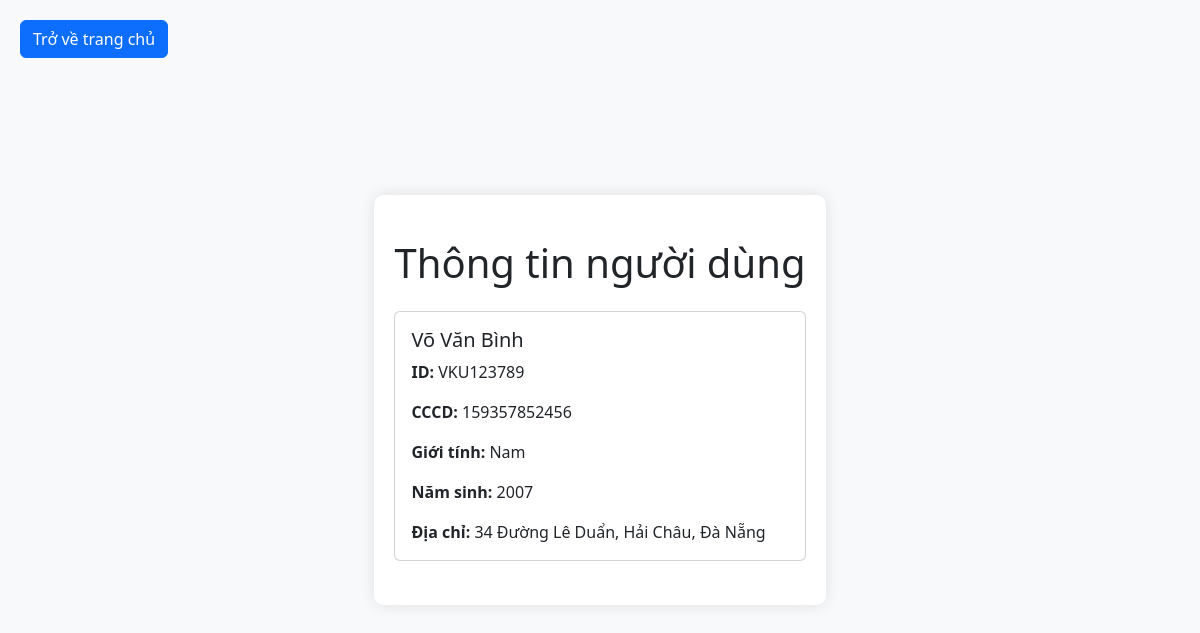
Screenshot of /view.php?id=VKU123789 with the database file from the repository.
### tables this page shows
CREATE TABLE `user` (
  `id` varchar(255) NOT NULL,
  `cccd` varchar(20) NOT NULL,
  `hovaten` varchar(255) NOT NULL,
  `namsinh` year NOT NULL,
  `diachi` text,
  `gioitinh` varchar(5) NOT NULL
);

### view.php (the view, shortened to what this page needs)
<!DOCTYPE html>
<html lang="en">
<head>
    <link href="https://cdn.jsdelivr.net/npm/bootstrap@5.3.3/dist/css/bootstrap.min.css" rel="stylesheet">
    <link rel="stylesheet" href="css/view.css">
</head>
<body>
    <a href="index.php" class="btn btn-primary return-home">Trở về trang chủ</a>
    <?php
    require "connectDB.php";
    $id = isset($_GET['id']) ? $_GET['id'] : 0;
    $sql = "SELECT `id`, `cccd`, `hovaten`, `namsinh`, `diachi`, `gioitinh` FROM `user` WHERE id = :id";
    $stmt = $pdo->prepare($sql);
    $stmt->bindParam(':id', $id);
    $stmt->execute();
    ?>
    <div class="center-block">
        <h1 class="my-4 text-center">Thông tin người dùng</h1>
        <?php
        if ($stmt->rowCount() > 0) {
            while ($row = $stmt->fetch(PDO::FETCH_ASSOC)) {
                echo '<div class="card mb-4">';
                echo '<div class="card-body">';
                echo '<h5 class="card-title">' . htmlspecialchars($row['hovaten']) . '</h5>';
                echo '<p class="card-text"><strong>ID:</strong> ' . htmlspecialchars($row['id']) . '</p>';
                echo '<p class="card-text"><strong>CCCD:</strong> ' . htmlspecialchars($row['cccd']) . '</p>';
                echo '<p class="card-text"><strong>Giới tính:</strong> ' . htmlspecialchars($row['gioitinh']) . '</p>';
                echo '<p class="card-text"><strong>Năm sinh:</strong> ' . htmlspecialchars($row['namsinh']) . '</p>';
                echo '<p class="card-text"><strong>Địa chỉ:</strong> ' . htmlspecialchars($row['diachi']) . '</p>';
                echo '</div>';
                echo '</div>';
            }
        } else {
            echo '<p>Không tìm thấy người dùng với ID này.</p>';
        }
        ?>
    </div>
</body>
</html>

### css/view.css (style rules this page uses)
* { margin: 0; padding: 0; box-sizing: border-box; }
body, html { height: 100%; margin: 0; display: flex; justify-content: center; align-items: center; background-color: #f8f9fa; }
.center-block { width: 100%; max-width: 800px; padding: 20px; background-color: white; border-radius: 10px; box-shadow: 0 0 15px rgba(0, 0, 0, 0.1); }
.return-home { position: absolute; top: 20px; left: 20px; }

### rows the page displays
user: hovaten "Võ Văn Bình", id "VKU123789", cccd "159357852456", gioitinh "Nam", namsinh "2007", diachi "34 Đường Lê Duẩn, Hải Châu, Đà Nẵng"
